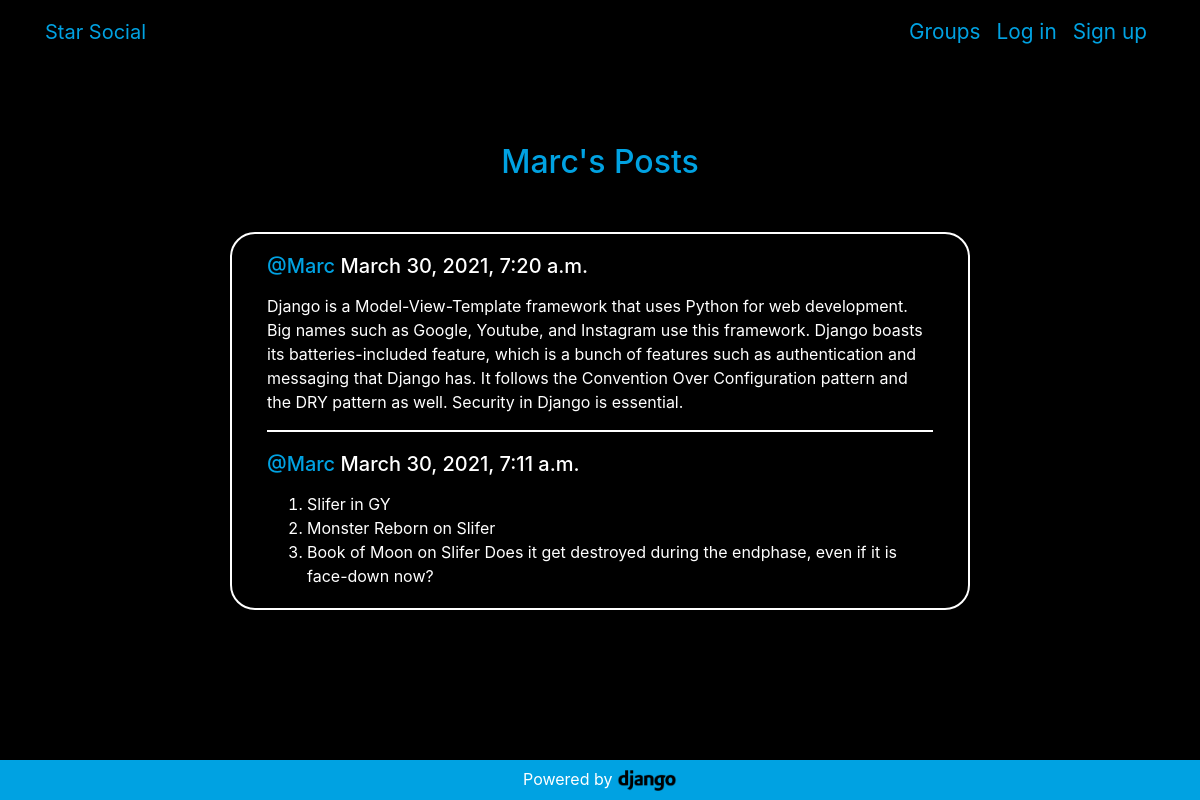
The page /posts/by/Marc/ on the database its author committed.
### posts/models.py (models this page shows, shortened)
class Post(models.Model):
    user = models.ForeignKey(User, related_name='posts', on_delete = models.CASCADE)
    created_at = models.DateTimeField(auto_now=True)
    message = models.TextField()
    message_html = models.TextField(editable=False)
    group = models.ForeignKey(Group, related_name='posts', null=True, blank=True, on_delete = models.CASCADE)
    class Meta:
        ordering = ['-created_at']
        unique_together = ['user', 'message']

### posts/views.py (the view)
# urls.py: path("by/<username>/",views.UserPosts.as_view(),name="for_user"),
class UserPosts(generic.ListView):
    model = models.Post
    template_name = 'posts/user_post_list.html'
    def get_queryset(self):
        try:
            self.post_user = User.objects.prefetch_related('posts').get(username__iexact=self.kwargs.get('username'))
        except User.DoesNotExist:
            raise Http404
        else:
            return self.post_user.posts.all()
    def get_context_data(self, **kwargs):
        context = super().get_context_data(**kwargs)
        context['post_user'] = self.post_user
        return context

### posts/templates/posts/user_post_list.html
{% extends 'posts/post_base.html' %}
{% block prepost %}
<div class="container text-center">
  <h2 class="blue-color page-title">{{post_user.username}}'s Posts</h2>
</div>
{% endblock %}
{% block post_content %}
<div class="container list-container white-border col-md-8">
  {% for post in post_list %}
  {% if forloop.last %}
	<div class="list-element">
	{% else %}
  <div class="white-border-bottom list-element">
  {% endif %}
    {% include "posts/_post.html" %}
  </div>
  {% endfor %}
</div>
{% endblock %}

### posts/templates/posts/_post.html (shortened to what this page needs)
<h5>
  <span class="text-left">
    <a href="{%url 'posts:for_user' username=post.user.username%}" class="blue-color">@{{post.user.username}}</a>
  </span>
  <time class="time">
    {{post.created_at}}
  </time>
</h5>
<p>{{post.message_html|safe}}</p>

### static/simplesocial/css/master.css (style rules this page uses)
body { margin: 0; background-color: black; color: white; overflow-x: hidden; }
a { color:white; }
.blue-color { color: #00A2E2; }
.white-border { border: solid white 2px; border-radius: 25px; }
.white-border-bottom { border-bottom: solid white 2px; }
.page-title { margin-top: 80px; margin-bottom:10px; }
.list-container { margin-top: 40px; margin-bottom: 100px; width:50%; }
.list-element { margin:20px; }

### rows shown on the page
Post: user.username "Marc", created_at "March 30, 2021, 7:20 a.m.", message_html "Django is a Model-View-Template framework that uses Python for web development. Big names such as Google, Youtube, and Instagram use this framework. Django boasts its batteries-included feature, which is a bunch of features such as authentication and messaging that Django has. It follows the Convention Over Configuration pattern and the DRY pattern as well. Security in Django is essential."
Post: user.username "Marc", created_at "March 30, 2021, 7:11 a.m.", message_html "Slifer in GY Monster Reborn on Slifer Book of Moon on Slifer Does it get destroyed during the endphase, even if it is face-down now?"

### other values the page prints
{{ post_user.username }} "Marc"
